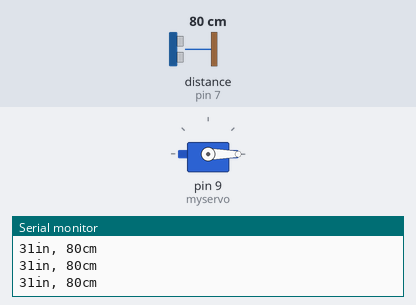
A sketch run on a simulated Arduino Uno, built with avr-gcc and run on an emulated ATmega328P. Shown: servo, the last lines printed to the serial monitor. Wiring (inferred from the names in the program): ultrasonic range finder: trigger pin 6; echo pin 7. Inputs (shaded band) come from the test bench; at power-on: distance to the obstacle (sensor on pin 7) 80 cm. The echo pulse lasts 58.3 µs per cm.

Above: at 1.2 s.
1.3 s: distance to the obstacle (sensor on pin 7) set to 66 cm
2.8 s: distance to the obstacle (sensor on pin 7) set to 59 cm
At 2.99 s:
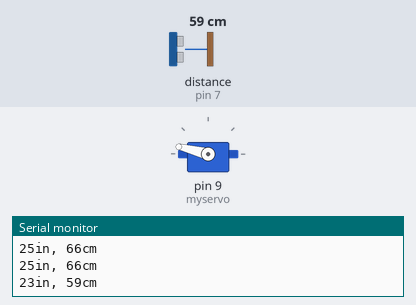
At 3.6 s:
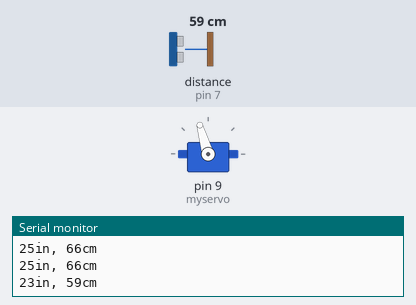
Timing chart, 0 to 58.3 s (numbered marks = the images above; inputs shaded):
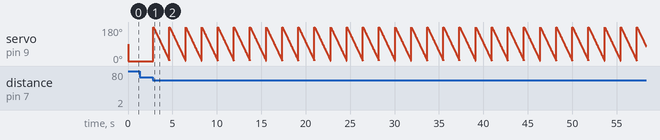

Measured:
- the behaviour switches between 64 and 63 cm on distance to the obstacle (sensor on pin 7) (found by bisection; images 0 and 1)
- after the input at 2.8 s, servo on pin 9 (myservo): ramps from 180° to 2° and jumps back, once every 1.8 s

The sketch:

radar360.ino
```cpp
#include <Servo.h>


//Setup the variables for the HC-SR04

const int trigPin = 6;

const int echoPin = 7;

// create servo object to control a servo

// a maximum of eight servo objects can be created

Servo myservo;


// variable to store the servo position

int pos = 0;

void setup() {

 // initialize serial communication:

 Serial.begin(9600);


// attaches the servo on pin 9 to the servo object

 myservo.attach(9);


}

void loop()

{

 // establish variables for duration of the ping,

 // and the distance result in inches and centimeters:

 long duration, inches, cm;


 // The sensor is triggered by a HIGH pulse of 10 or
 // more microseconds.

 // Give a short LOW pulse beforehand to ensure a clean HIGH pulse:

 pinMode(trigPin, OUTPUT);

 digitalWrite(trigPin, LOW);

 delayMicroseconds(2);

 digitalWrite(trigPin, HIGH);

 delayMicroseconds(10);

 digitalWrite(trigPin, LOW);


 // Read the signal from the sensor: a HIGH pulse whose

 // duration is the time (in microseconds) from the sending

 // of the ping to the reception of its echo off of an object.

 pinMode(echoPin, INPUT);

 duration = pulseIn(echoPin, HIGH);


 // convert the time into a distance

 inches = microsecondsToInches(duration);

 cm = microsecondsToCentimeters(duration);


 //Tell the Arduino to print the measurement in the serial console

 Serial.print(inches);

 Serial.print("in, ");

 Serial.print(cm);

 Serial.print("cm");

 Serial.println();


 // This if-else statement tells the Arduino at what distance

 // it should trigger the servo, what the servo should do,

 // and what it should do if the distance is too far away.

 if (inches <= 24) {sweep(3);


 }

 else if (inches >= 24) {myservo.write(pos);

 }


 // Tell the Arduino to wait 0.10 seconds before pinging the

 // Ultrasonic Sensor again.

 delay(100);

}

// Converts the microseconds reading to Inches

long microsecondsToInches(long microseconds)

{

 // According to Parallax's datasheet for the PING))), there are

 // 73.746 microseconds per inch (i.e. sound travels at 1130 feet per

 // second). This gives the distance travelled by the ping, outbound

 // and return, so we divide by 2 to get the distance of the obstacle.

 // See: http://www.parallax.com/dl/docs/prod/acc/28015-PING-v1.3.pdf

 return microseconds / 74 / 2;

}

//Converts the Microseconds Reading to Centimeters

long microsecondsToCentimeters(long microseconds)

{

 // The speed of sound is 340 m/s or 29 microseconds per centimeter.

 // The ping travels out and back, so to find the distance of the

 // object we take half of the distance travelled.

 return microseconds / 29 / 2;

}

//This sub-routein is what dictates the movement of the servo

void sweep(int NUM_OF_CYCLES)


{

// Tells the Arduino to start this loop at 0 and incriment it by 1

// each time the loop completes. This is how the Arduino knows to

// stop the loop when a specific number of the
// Sweep routein has been ran.

 for (int j=0; j<NUM_OF_CYCLES; j++)
// goes from 0 degrees to 180 degrees
 for(pos = 0; pos < 180; pos += 1)
 {                 // in steps of 1 degree
// tell servo to go to position in variable 'pos'
myservo.write(pos);
// waits 15ms for the servo to reach the position delay(10); }
// goes from 180 degrees to 0 degrees
for(pos = 180; pos>=1; pos-=1) {
// tell servo to go to position in variable 'pos'
myservo.write(pos);
// waits 15ms for the servo to reach the position
delay(10); } }}
```
